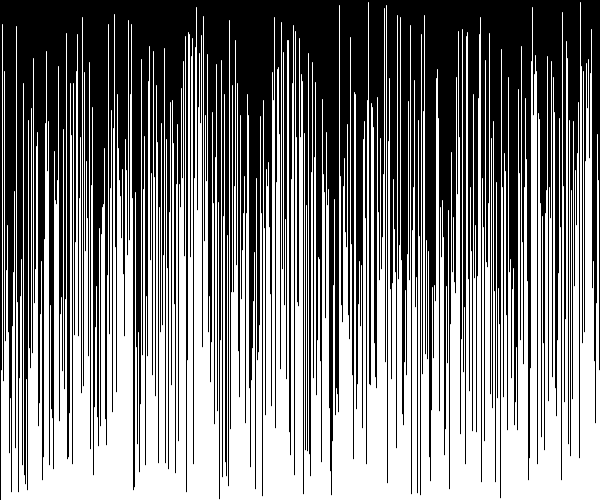
Frame 1 (no input)
Frame 60 (the mouse pressed at the canvas centre just before this capture): identical to frame 1, image omitted
Frame 120 (the mouse held since frame 60 and released just before this capture): identical to frame 1, image omitted

The Processing sketch that drew this single still picture (run headless with seeded random() and noise(); from frame 60 on, the mouse is pressed at the canvas centre):

// Processing sketch: Insertion_Sort
// ── Insertion_Sort.pde
float[] sorted;
int sortedCount = 0;

float[] unsorted;
int unsortedCount = width;

void setup() {
  size(600, 500);
  sorted = new float[width];
  unsorted = new float[width];
  for (int i=0; i<unsorted.length; i++) {
    unsorted[i] = random(height);
  }
}

void draw() {
  background(0);
  for (int i=0; i<unsorted.length; i++) {
    stroke(255);
    if (i>sortedCount) {
      line(i, height, i, height-unsorted[i]);
    } 
    else {
      line(i, height, i, height-sorted[i]);
    }
  }
}
